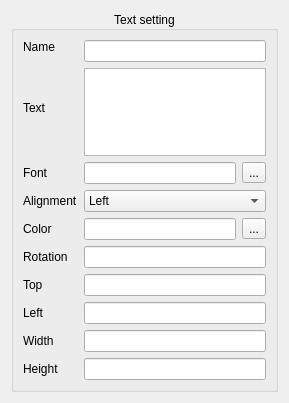
<?xml version="1.0" encoding="UTF-8"?>
<ui version="4.0">
 <class>textSetting</class>
 <widget class="QWidget" name="textSetting">
  <property name="geometry">
   <rect>
    <x>0</x>
    <y>0</y>
    <width>289</width>
    <height>403</height>
   </rect>
  </property>
  <property name="maximumSize">
   <size>
    <width>16777215</width>
    <height>403</height>
   </size>
  </property>
  <property name="windowTitle">
   <string>Form</string>
  </property>
  <layout class="QGridLayout" name="gridLayout_2" rowstretch="0">
   <item row="0" column="0">
    <widget class="QGroupBox" name="groupBox">
     <property name="title">
      <string>Text setting</string>
     </property>
     <property name="alignment">
      <set>Qt::AlignCenter</set>
     </property>
     <property name="flat">
      <bool>true</bool>
     </property>
     <layout class="QGridLayout" name="gridLayout">
      <item row="0" column="0">
       <widget class="QLabel" name="label">
        <property name="text">
         <string>Name</string>
        </property>
        <property name="buddy">
         <cstring>name</cstring>
        </property>
       </widget>
      </item>
      <item row="0" column="1" rowspan="2">
       <widget class="QLineEdit" name="name"/>
      </item>
      <item row="1" column="0" rowspan="2">
       <widget class="QLabel" name="label_2">
        <property name="text">
         <string>Text</string>
        </property>
        <property name="buddy">
         <cstring>text</cstring>
        </property>
       </widget>
      </item>
      <item row="2" column="1">
       <widget class="QTextEdit" name="text"/>
      </item>
      <item row="3" column="0">
       <widget class="QLabel" name="label_3">
        <property name="text">
         <string>Font</string>
        </property>
        <property name="buddy">
         <cstring>font</cstring>
        </property>
       </widget>
      </item>
      <item row="3" column="1">
       <layout class="QHBoxLayout" name="horizontalLayout">
        <item>
         <widget class="QLineEdit" name="font"/>
        </item>
        <item>
         <widget class="QToolButton" name="fontButton">
          <property name="text">
           <string>...</string>
          </property>
         </widget>
        </item>
       </layout>
      </item>
      <item row="4" column="0">
       <widget class="QLabel" name="label_4">
        <property name="text">
         <string>Alignment</string>
        </property>
        <property name="buddy">
         <cstring>alignment</cstring>
        </property>
       </widget>
      </item>
      <item row="4" column="1">
       <widget class="QComboBox" name="alignment">
        <item>
         <property name="text">
          <string>Left</string>
         </property>
        </item>
        <item>
         <property name="text">
          <string>Right</string>
         </property>
        </item>
        <item>
         <property name="text">
          <string>Center</string>
         </property>
        </item>
       </widget>
      </item>
      <item row="5" column="0">
       <widget class="QLabel" name="label_5">
        <property name="text">
         <string>Color</string>
        </property>
        <property name="buddy">
         <cstring>font_2</cstring>
        </property>
       </widget>
      </item>
      <item row="5" column="1">
       <layout class="QHBoxLayout" name="horizontalLayout_2">
        <item>
         <widget class="QLineEdit" name="font_2"/>
        </item>
        <item>
         <widget class="QToolButton" name="colorButton">
          <property name="text">
           <string>...</string>
          </property>
         </widget>
        </item>
       </layout>
      </item>
      <item row="6" column="0">
       <widget class="QLabel" name="label_6">
        <property name="text">
         <string>Rotation</string>
        </property>
        <property name="buddy">
         <cstring>rotation</cstring>
        </property>
       </widget>
      </item>
      <item row="6" column="1">
       <widget class="QLineEdit" name="rotation"/>
      </item>
      <item row="7" column="0">
       <widget class="QLabel" name="label_7">
        <property name="text">
         <string>Top</string>
        </property>
        <property name="buddy">
         <cstring>top</cstring>
        </property>
       </widget>
      </item>
      <item row="7" column="1">
       <widget class="QLineEdit" name="top"/>
      </item>
      <item row="8" column="0">
       <widget class="QLabel" name="label_8">
        <property name="text">
         <string>Left</string>
        </property>
        <property name="buddy">
         <cstring>left</cstring>
        </property>
       </widget>
      </item>
      <item row="8" column="1">
       <widget class="QLineEdit" name="left"/>
      </item>
      <item row="9" column="0">
       <widget class="QLabel" name="label_9">
        <property name="text">
         <string>Width</string>
        </property>
        <property name="buddy">
         <cstring>width</cstring>
        </property>
       </widget>
      </item>
      <item row="9" column="1">
       <widget class="QLineEdit" name="width"/>
      </item>
      <item row="10" column="0">
       <widget class="QLabel" name="label_10">
        <property name="text">
         <string>Height</string>
        </property>
        <property name="buddy">
         <cstring>height</cstring>
        </property>
       </widget>
      </item>
      <item row="10" column="1">
       <widget class="QLineEdit" name="height"/>
      </item>
     </layout>
    </widget>
   </item>
  </layout>
 </widget>
 <resources/>
 <connections/>
</ui>
